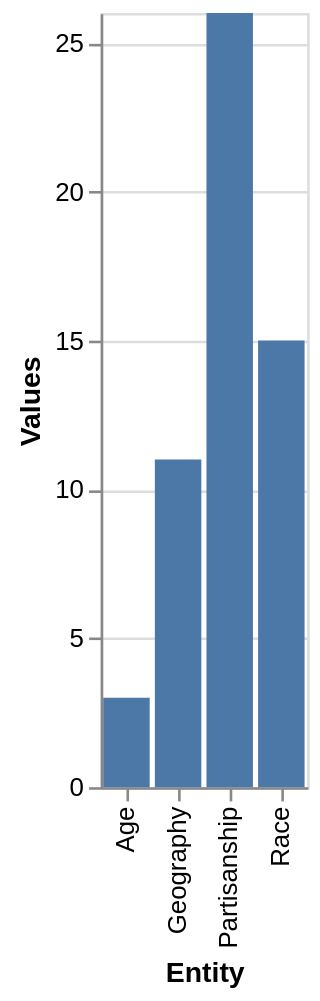

Vega-Lite specification for this chart:
### Vega-Lite specification from a JSON file in a GitHub repository (floating-point values rounded to 4 significant figures)
{"$schema": "https://vega.github.io/schema/vega-lite/v5.json", "description": "Bar chart auto-generated from CSV", "data": {"values": [{"Entity": "Age", "Values": "3"}, {"Entity": "Gender", "Values": "Gender"}, {"Entity": "Geography", "Values": "11"}, {"Entity": "Race", "Values": "15"}, {"Entity": "Partisanship", "Values": "26"}]}, "mark": "bar", "encoding": {"x": {"field": "Entity", "type": "ordinal"}, "y": {"field": "Values", "type": "quantitative"}}}
